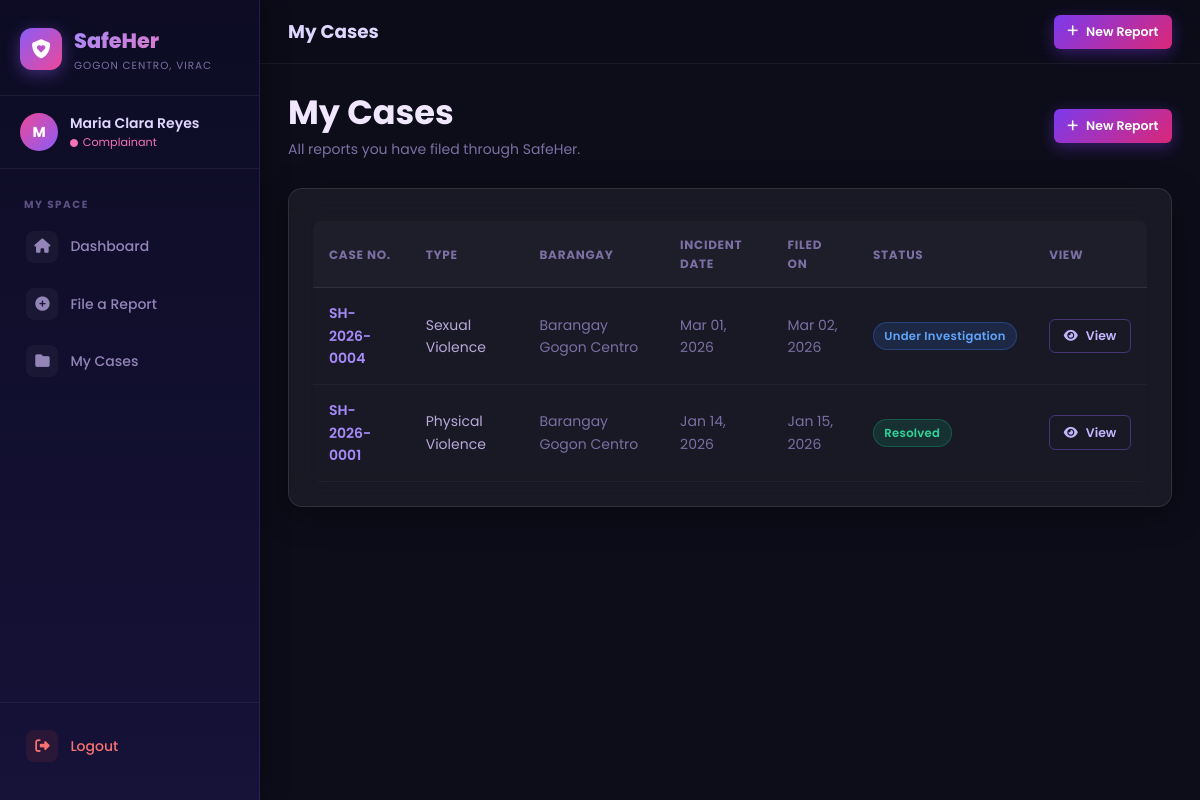
/complainant/my-cases (signed in), run on the app's committed database.
### tables this page shows
CREATE TABLE `cases` (
  `id` INT UNSIGNED NOT NULL AUTO_INCREMENT,
  `case_number` VARCHAR(30) NOT NULL UNIQUE,
  `complainant_id` INT UNSIGNED NOT NULL,
  `barangay_id` INT UNSIGNED NOT NULL,
  `type_of_violence` ENUM('physical', 'sexual', 'psychological', 'economic', 'others') NOT NULL,
  `incident_date` DATE NOT NULL,
  `location` VARCHAR(255) NULL,
  `description` TEXT NOT NULL,
  `evidence_path` VARCHAR(255) NULL,
  `status` ENUM('pending', 'under_investigation', 'resolved', 'dismissed') NOT NULL DEFAULT 'pending',
  `remarks` TEXT NULL,
  `assigned_staff_id` INT UNSIGNED NULL,
  `created_at` DATETIME NOT NULL DEFAULT CURRENT_TIMESTAMP,
  `updated_at` DATETIME NOT NULL DEFAULT CURRENT_TIMESTAMP ON UPDATE CURRENT_TIMESTAMP,
  PRIMARY KEY (`id`),
  INDEX `idx_cases_case_number` (`case_number`),
  INDEX `idx_cases_status` (`status`),
  INDEX `idx_cases_tov` (`type_of_violence`),
  INDEX `idx_cases_barangay` (`barangay_id`),
  INDEX `idx_cases_complainant` (`complainant_id`),
  INDEX `idx_cases_created` (`created_at`),
  CONSTRAINT `fk_cases_complainant` FOREIGN KEY (`complainant_id`) REFERENCES `users` (`id`) ON DELETE CASCADE ON UPDATE CASCADE,
  CONSTRAINT `fk_cases_barangay` FOREIGN KEY (`barangay_id`) REFERENCES `barangays` (`id`) ON DELETE RESTRICT ON UPDATE CASCADE,
  CONSTRAINT `fk_cases_staff` FOREIGN KEY (`assigned_staff_id`) REFERENCES `users` (`id`) ON DELETE SET NULL ON UPDATE CASCADE
);

CREATE TABLE `barangays` (
  `id` INT UNSIGNED NOT NULL AUTO_INCREMENT,
  `name` VARCHAR(100) NOT NULL,
  `municipality` VARCHAR(100) NOT NULL DEFAULT 'Quezon City',
  `province` VARCHAR(100) NOT NULL DEFAULT 'Metro Manila',
  `assigned_staff_id` INT UNSIGNED NULL,
  `created_at` DATETIME NOT NULL DEFAULT CURRENT_TIMESTAMP,
  PRIMARY KEY (`id`),
  INDEX `idx_barangay_name` (`name`)
);

### controllers/ComplainantController.php (called while the page is built, shortened)
<?php
class ComplainantController {
    private CaseModel $caseModel;
    public function __construct() {
        $this->caseModel  = new CaseModel();
    }
    public function myCases(): void {
        $userId = (int)$_SESSION['user_id'];
        $page   = max(1, (int)($_GET['page'] ?? 1));
        $cases  = $this->caseModel->getForComplainant($userId, $page);
        $this->render('complainant/my_cases', [
            'cases'   => $cases,
            'success' => getFlash('success'),
            'error'   => getFlash('error'),
        ]);
    }
    private function render(string $view, array $data = []): void {
        extract($data);
        include BASE_PATH . "/views/$view.php";
    }
}

### helpers/case_helper.php (called while the page is built, shortened)
<?php
function statusBadge(string $status): string {
    return match ($status) {
        'pending'               => 'badge-warning',
        'under_investigation'   => 'badge-info',
        'resolved'              => 'badge-success',
        'dismissed'             => 'badge-secondary',
        default                 => 'badge-secondary',
    };
}
function statusLabel(string $status): string {
    return match ($status) {
        'pending'               => 'Pending',
        'under_investigation'   => 'Under Investigation',
        'resolved'              => 'Resolved',
        'dismissed'             => 'Dismissed',
        default                 => ucfirst($status),
    };
}
function violenceLabel(string $type): string {
    return match ($type) {
        'physical'      => 'Physical Violence',
        'sexual'        => 'Sexual Violence',
        'psychological' => 'Psychological Violence',
        'economic'      => 'Economic Abuse',
        'others'        => 'Others',
        default         => ucfirst($type),
    };
}
function fmtDate(string $datetime, string $format = 'M d, Y'): string {
    return date($format, strtotime($datetime));
}
function paginate(string $sql, array $params, int $page = 1, int $perPage = 15): array {
    $db = getDB();
    $countSql  = "SELECT COUNT(*) FROM ($sql) AS _count";
    $countStmt = $db->prepare($countSql);
    $countStmt->execute($params);
    $total = (int) $countStmt->fetchColumn();
    $offset = ($page - 1) * $perPage;
    $stmt   = $db->prepare("$sql LIMIT $perPage OFFSET $offset");
    $stmt->execute($params);
    $data = $stmt->fetchAll();
    return [
        'data'    => $data,
        'total'   => $total,
        'pages'   => (int) ceil($total / $perPage),
        'current' => $page,
    ];
}

### models/CaseModel.php (called while the page is built, shortened)
<?php
class CaseModel {
    public function getForComplainant(int $userId, int $page = 1): array {
        $sql = "SELECT c.*, b.name AS barangay_name
                FROM cases c
                LEFT JOIN barangays b ON c.barangay_id = b.id
                WHERE c.complainant_id = :uid
                ORDER BY c.created_at DESC";
        return paginate($sql, [':uid' => $userId], $page);
    }
}

### helpers/auth_helper.php (called while the page is built, shortened)
<?php
function sanitize(string $input): string {
    return htmlspecialchars(trim($input), ENT_QUOTES, 'UTF-8');
}

### views/complainant/my_cases.php (the view, shortened to what this page needs)
<?php
include BASE_PATH . '/views/layouts/header.php';
include BASE_PATH . '/views/layouts/complainant_nav.php';
?>
<div class="page-content">
  <div class="page-header d-flex justify-between align-center">
    <div><h2>My Cases</h2><p>All reports you have filed through SafeHer.</p></div>
    <a href="<?= APP_URL ?>/complainant/report" class="btn btn-primary btn-sm">
      <i class="fas fa-plus"></i> New Report
    </a>
  </div>
  <div class="card">
    <?php if (empty($cases['data'])): ?>
    <div style="text-align:center;padding:4rem;color:#7c6fa3">
      <div style="font-size:3rem;margin-bottom:1rem">📂</div>
      <h4 style="color:#c4b5fd;margin-bottom:0.5rem">No Cases Filed Yet</h4>
      <p class="fs-sm">Your filed reports will appear here.</p>
      <a href="<?= APP_URL ?>/complainant/report" class="btn btn-primary mt-2">
        <i class="fas fa-plus-circle"></i> File Your First Report
      </a>
    </div>
    <?php else: ?>
    <div class="table-wrapper">
      <table class="table">
        <thead>
          <tr><th>Case No.</th><th>Type</th><th>Barangay</th><th>Incident Date</th><th>Filed On</th><th>Status</th><th>View</th></tr>
        </thead>
        <tbody>
          <?php foreach ($cases['data'] as $c): ?>
          <tr>
            <td class="fw-600 text-purple"><?= sanitize($c['case_number']) ?></td>
            <td><?= violenceLabel($c['type_of_violence']) ?></td>
            <td class="text-muted"><?= sanitize($c['barangay_name'] ?? '—') ?></td>
            <td class="text-muted"><?= fmtDate($c['incident_date']) ?></td>
            <td class="text-muted"><?= fmtDate($c['created_at']) ?></td>
            <td><span class="badge <?= statusBadge($c['status']) ?>"><?= statusLabel($c['status']) ?></span></td>
            <td>
              <a href="<?= APP_URL ?>/complainant/case-view?id=<?= $c['id'] ?>" class="btn btn-outline btn-sm">
                <i class="fas fa-eye"></i> View
              </a>
            </td>
          </tr>
          <?php endforeach; ?>
        </tbody>
      </table>
    </div>
    <?php endif; ?>
  </div>
</div>
</div></div>
<?php include BASE_PATH . '/views/layouts/footer.php'; ?>

### assets/css/main.css (style rules this page uses)
:root { --bg-primary: #0d0d1a; --bg-secondary: #12122b; --bg-card: rgba(255,255,255,0.05); --bg-card-hover: rgba(255,255,255,0.09); --purple-900: #1e1b4b; --purple-700: #5b21b6; --purple-500: #8b5cf6; --purple-400: #a78bfa; --purple-300: #c4b5fd; --pink-500: #ec4899; --pink-400: #f472b6; --pink-300: #f9a8d4; --gradient-main: linear-gradient(135deg, #8b5cf6 0%, #ec4899 100%); --gradient-dark: linear-gradient(135deg, #1e1b4b 0%, #2d1b4e 100%); --gradient-card: linear-gradient(135deg, rgba(139,92,246,0.15) 0%, rgba(236,72,153,0.15) 100%); --gradient-btn: linear-gradient(135deg, #7c3aed 0%, #db2777 100%); --gradient-btn-hover: linear-gradient(135deg, #6d28d9 0%, #be185d 100%); --text-primary: #f0e7ff; --text-secondary: #b8a9d9; --text-muted: #7c6fa3; --border-glass: rgba(255,255,255,0.1); --border-purple: rgba(139,92,246,0.4); --shadow-card: 0 8px 32px rgba(0,0,0,0.4); --shadow-glow: 0 0 32px rgba(139,92,246,0.22); --status-pending: #f59e0b; --status-invest: #3b82f6; --status-resolved: #10b981; --status-dismissed: #6b7280; --radius-sm: 8px; --radius-md: 14px; --radius-lg: 20px; --radius-xl: 28px; --transition: all 0.25s cubic-bezier(0.4,0,0.2,1); }
*, *::before, *::after { box-sizing: border-box; margin: 0; padding: 0; }
html { scroll-behavior: smooth; -webkit-text-size-adjust: 100%; }
body { font-family: 'Poppins', sans-serif; background-color: var(--bg-primary); color: var(--text-primary); min-height: 100vh; line-height: 1.6; overflow-x: hidden; position: relative; }
h1,h2,h3,h4,h5,h6 { font-weight: 700; line-height: 1.25; color: var(--text-primary); }
h2 { font-size: clamp(1.35rem, 3.5vw, 2.1rem); }
p { color: var(--text-secondary); }
a { color: var(--purple-400); text-decoration: none; transition: var(--transition); }
.card { background: var(--bg-card); border: 1px solid var(--border-glass); border-radius: var(--radius-md); padding: 1.5rem; backdrop-filter: blur(16px); -webkit-backdrop-filter: blur(16px); box-shadow: var(--shadow-card); transition: var(--transition); }
.btn { display: inline-flex; align-items: center; justify-content: center; gap: 0.5rem; padding: 0.65rem 1.25rem; min-height: 42px; border-radius: var(--radius-sm); font-family: inherit; font-size: 0.875rem; font-weight: 600; cursor: pointer; border: none; transition: var(--transition); text-decoration: none; white-space: nowrap; }
.btn-primary { background: var(--gradient-btn); color: white !important; box-shadow: 0 4px 15px rgba(124,58,237,0.4); }
.btn-outline { background: transparent; color: var(--purple-300) !important; border: 1px solid var(--border-purple); }
.btn-sm { padding: 0.4rem 0.85rem; min-height: 34px; font-size: 0.78rem; border-radius: 6px; }
.badge { display: inline-flex; align-items: center; gap: 0.35rem; padding: 0.25rem 0.65rem; border-radius: 100px; font-size: 0.725rem; font-weight: 600; text-transform: capitalize; letter-spacing: 0.3px; white-space: nowrap; }
.badge-info { background: rgba(59,130,246,0.15); color: #60a5fa; border: 1px solid rgba(59,130,246,0.3); }
.badge-success { background: rgba(16,185,129,0.15); color: #34d399; border: 1px solid rgba(16,185,129,0.3); }
.table-wrapper { width: 100%; overflow-x: auto; -webkit-overflow-scrolling: touch; border-radius: var(--radius-sm); margin-top: 0.5rem; }
.table { width: 100%; min-width: 600px; border-collapse: collapse; text-align: left; }
.table th { padding: 0.85rem 1rem; font-size: 0.75rem; font-weight: 700; text-transform: uppercase; letter-spacing: 0.7px; color: var(--text-muted); border-bottom: 1px solid var(--border-glass); background: rgba(255,255,255,0.02); }
.table td { padding: 0.9rem 1rem; font-size: 0.875rem; color: var(--text-secondary); border-bottom: 1px solid rgba(255,255,255,0.04); vertical-align: middle; }
.table tbody tr { transition: background 0.2s ease; }
.text-muted { color: var(--text-muted) !important; }
.text-purple { color: var(--purple-400) !important; }
.d-flex { display: flex; }
.align-center { align-items: center; }
.justify-between { justify-content: space-between; }
.fw-600 { font-weight: 600; }

### assets/css/dashboard.css (style rules this page uses)
.page-content { flex: 1; padding: 1.75rem; width: 100%; }
.page-header { margin-bottom: 1.75rem; }
.page-header h2 { color: #f0e7ff; }
.page-header p { color: #7c6fa3; font-size: 0.875rem; margin-top: 0.25rem; }

### data on the page
cases: case_number "SH-2026-0004", type_of_violence "Sexual Violence", barangay.name "Barangay Gogon Centro", incident_date "Mar 01, 2026", created_at "Mar 02, 2026", status "Under Investigation"
cases: case_number "SH-2026-0001", type_of_violence "Physical Violence", barangay.name "Barangay Gogon Centro", incident_date "Jan 14, 2026", created_at "Jan 15, 2026", status "Resolved"

### other printed values
$initials "M"
$_SESSION['full_name'] "Maria Clara Reyes"
$pageTitle "My Cases"
